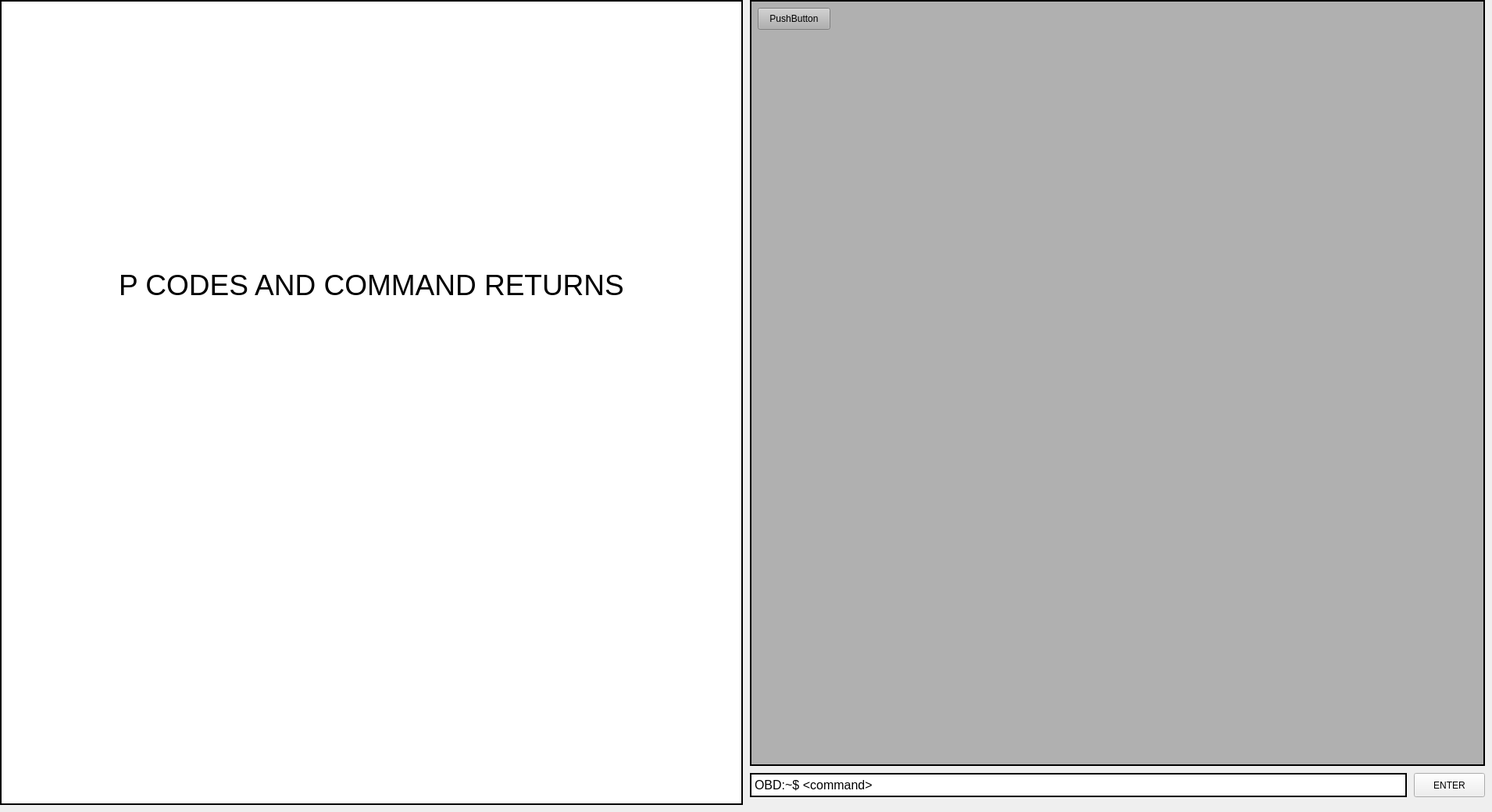
     <widget class="QWidget" name="Diagnostics">
      <widget class="QTextEdit" name="textEdit_6">
       <property name="geometry">
        <rect>
         <x>960</x>
         <y>990</y>
         <width>841</width>
         <height>31</height>
        </rect>
       </property>
       <property name="frameShape">
        <enum>QFrame::Box</enum>
       </property>
       <property name="frameShadow">
        <enum>QFrame::Plain</enum>
       </property>
       <property name="lineWidth">
        <number>2</number>
       </property>
       <property name="html">
        <string>&lt;!DOCTYPE HTML PUBLIC &quot;-//W3C//DTD HTML 4.0//EN&quot; &quot;http://www.w3.org/TR/REC-html40/strict.dtd&quot;&gt;
&lt;html&gt;&lt;head&gt;&lt;meta name=&quot;qrichtext&quot; content=&quot;1&quot; /&gt;&lt;style type=&quot;text/css&quot;&gt;
p, li { white-space: pre-wrap; }
&lt;/style&gt;&lt;/head&gt;&lt;body style=&quot; font-family:'MS Shell Dlg 2'; font-size:8.25pt; font-weight:400; font-style:normal;&quot;&gt;
&lt;p style=&quot; margin-top:0px; margin-bottom:0px; margin-left:0px; margin-right:0px; -qt-block-indent:0; text-indent:0px;&quot;&gt;&lt;span style=&quot; font-size:12pt;&quot;&gt;OBD:~$ &amp;lt;command&amp;gt;&lt;/span&gt;&lt;/p&gt;&lt;/body&gt;&lt;/html&gt;</string>
       </property>
      </widget>
      <widget class="QPushButton" name="pushButton_3">
       <property name="geometry">
        <rect>
         <x>1810</x>
         <y>990</y>
         <width>91</width>
         <height>31</height>
        </rect>
       </property>
       <property name="text">
        <string>ENTER</string>
       </property>
      </widget>
      <widget class="QTextEdit" name="textEdit_5">
       <property name="geometry">
        <rect>
         <x>0</x>
         <y>0</y>
         <width>951</width>
         <height>1031</height>
        </rect>
       </property>
       <property name="styleSheet">
        <string notr="true">background-color: rgb(255, 255, 255);</string>
       </property>
       <property name="frameShape">
        <enum>QFrame::Box</enum>
       </property>
       <property name="frameShadow">
        <enum>QFrame::Plain</enum>
       </property>
       <property name="lineWidth">
        <number>2</number>
       </property>
       <property name="html">
        <string>&lt;!DOCTYPE HTML PUBLIC &quot;-//W3C//DTD HTML 4.0//EN&quot; &quot;http://www.w3.org/TR/REC-html40/strict.dtd&quot;&gt;
&lt;html&gt;&lt;head&gt;&lt;meta name=&quot;qrichtext&quot; content=&quot;1&quot; /&gt;&lt;style type=&quot;text/css&quot;&gt;
p, li { white-space: pre-wrap; }
&lt;/style&gt;&lt;/head&gt;&lt;body style=&quot; font-family:'MS Shell Dlg 2'; font-size:8.25pt; font-weight:400; font-style:normal;&quot;&gt;
&lt;p align=&quot;center&quot; style=&quot;-qt-paragraph-type:empty; margin-top:0px; margin-bottom:0px; margin-left:0px; margin-right:0px; -qt-block-indent:0; text-indent:0px; font-size:7.8pt;&quot;&gt;&lt;br /&gt;&lt;/p&gt;
&lt;p align=&quot;center&quot; style=&quot;-qt-paragraph-type:empty; margin-top:0px; margin-bottom:0px; margin-left:0px; margin-right:0px; -qt-block-indent:0; text-indent:0px; font-size:7.8pt;&quot;&gt;&lt;br /&gt;&lt;/p&gt;
&lt;p align=&quot;center&quot; style=&quot;-qt-paragraph-type:empty; margin-top:0px; margin-bottom:0px; margin-left:0px; margin-right:0px; -qt-block-indent:0; text-indent:0px; font-size:7.8pt;&quot;&gt;&lt;br /&gt;&lt;/p&gt;
&lt;p align=&quot;center&quot; style=&quot;-qt-paragraph-type:empty; margin-top:0px; margin-bottom:0px; margin-left:0px; margin-right:0px; -qt-block-indent:0; text-indent:0px; font-size:7.8pt;&quot;&gt;&lt;br /&gt;&lt;/p&gt;
&lt;p align=&quot;center&quot; style=&quot;-qt-paragraph-type:empty; margin-top:0px; margin-bottom:0px; margin-left:0px; margin-right:0px; -qt-block-indent:0; text-indent:0px; font-size:7.8pt;&quot;&gt;&lt;br /&gt;&lt;/p&gt;
&lt;p align=&quot;center&quot; style=&quot;-qt-paragraph-type:empty; margin-top:0px; margin-bottom:0px; margin-left:0px; margin-right:0px; -qt-block-indent:0; text-indent:0px; font-size:7.8pt;&quot;&gt;&lt;br /&gt;&lt;/p&gt;
&lt;p align=&quot;center&quot; style=&quot;-qt-paragraph-type:empty; margin-top:0px; margin-bottom:0px; margin-left:0px; margin-right:0px; -qt-block-indent:0; text-indent:0px; font-size:7.8pt;&quot;&gt;&lt;br /&gt;&lt;/p&gt;
&lt;p align=&quot;center&quot; style=&quot;-qt-paragraph-type:empty; margin-top:0px; margin-bottom:0px; margin-left:0px; margin-right:0px; -qt-block-indent:0; text-indent:0px; font-size:7.8pt;&quot;&gt;&lt;br /&gt;&lt;/p&gt;
&lt;p align=&quot;center&quot; style=&quot;-qt-paragraph-type:empty; margin-top:0px; margin-bottom:0px; margin-left:0px; margin-right:0px; -qt-block-indent:0; text-indent:0px; font-size:7.8pt;&quot;&gt;&lt;br /&gt;&lt;/p&gt;
&lt;p align=&quot;center&quot; style=&quot;-qt-paragraph-type:empty; margin-top:0px; margin-bottom:0px; margin-left:0px; margin-right:0px; -qt-block-indent:0; text-indent:0px; font-size:7.8pt;&quot;&gt;&lt;br /&gt;&lt;/p&gt;
&lt;p align=&quot;center&quot; style=&quot;-qt-paragraph-type:empty; margin-top:0px; margin-bottom:0px; margin-left:0px; margin-right:0px; -qt-block-indent:0; text-indent:0px; font-size:7.8pt;&quot;&gt;&lt;br /&gt;&lt;/p&gt;
&lt;p align=&quot;center&quot; style=&quot;-qt-paragraph-type:empty; margin-top:0px; margin-bottom:0px; margin-left:0px; margin-right:0px; -qt-block-indent:0; text-indent:0px; font-size:7.8pt;&quot;&gt;&lt;br /&gt;&lt;/p&gt;
&lt;p align=&quot;center&quot; style=&quot;-qt-paragraph-type:empty; margin-top:0px; margin-bottom:0px; margin-left:0px; margin-right:0px; -qt-block-indent:0; text-indent:0px; font-size:7.8pt;&quot;&gt;&lt;br /&gt;&lt;/p&gt;
&lt;p align=&quot;center&quot; style=&quot;-qt-paragraph-type:empty; margin-top:0px; margin-bottom:0px; margin-left:0px; margin-right:0px; -qt-block-indent:0; text-indent:0px; font-size:7.8pt;&quot;&gt;&lt;br /&gt;&lt;/p&gt;
&lt;p align=&quot;center&quot; style=&quot;-qt-paragraph-type:empty; margin-top:0px; margin-bottom:0px; margin-left:0px; margin-right:0px; -qt-block-indent:0; text-indent:0px; font-size:7.8pt;&quot;&gt;&lt;br /&gt;&lt;/p&gt;
&lt;p align=&quot;center&quot; style=&quot;-qt-paragraph-type:empty; margin-top:0px; margin-bottom:0px; margin-left:0px; margin-right:0px; -qt-block-indent:0; text-indent:0px; font-size:7.8pt;&quot;&gt;&lt;br /&gt;&lt;/p&gt;
&lt;p align=&quot;center&quot; style=&quot;-qt-paragraph-type:empty; margin-top:0px; margin-bottom:0px; margin-left:0px; margin-right:0px; -qt-block-indent:0; text-indent:0px; font-size:7.8pt;&quot;&gt;&lt;br /&gt;&lt;/p&gt;
&lt;p align=&quot;center&quot; style=&quot;-qt-paragraph-type:empty; margin-top:0px; margin-bottom:0px; margin-left:0px; margin-right:0px; -qt-block-indent:0; text-indent:0px; font-size:7.8pt;&quot;&gt;&lt;br /&gt;&lt;/p&gt;
&lt;p align=&quot;center&quot; style=&quot;-qt-paragraph-type:empty; margin-top:0px; margin-bottom:0px; margin-left:0px; margin-right:0px; -qt-block-indent:0; text-indent:0px; font-size:7.8pt;&quot;&gt;&lt;br /&gt;&lt;/p&gt;
&lt;p align=&quot;center&quot; style=&quot;-qt-paragraph-type:empty; margin-top:0px; margin-bottom:0px; margin-left:0px; margin-right:0px; -qt-block-indent:0; text-indent:0px; font-size:7.8pt;&quot;&gt;&lt;br /&gt;&lt;/p&gt;
&lt;p align=&quot;center&quot; style=&quot;-qt-paragraph-type:empty; margin-top:0px; margin-bottom:0px; margin-left:0px; margin-right:0px; -qt-block-indent:0; text-indent:0px; font-size:7.8pt;&quot;&gt;&lt;br /&gt;&lt;/p&gt;
&lt;p align=&quot;center&quot; style=&quot;-qt-paragraph-type:empty; margin-top:0px; margin-bottom:0px; margin-left:0px; margin-right:0px; -qt-block-indent:0; text-indent:0px; font-size:7.8pt;&quot;&gt;&lt;br /&gt;&lt;/p&gt;
&lt;p align=&quot;center&quot; style=&quot;-qt-paragraph-type:empty; margin-top:0px; margin-bottom:0px; margin-left:0px; margin-right:0px; -qt-block-indent:0; text-indent:0px; font-size:7.8pt;&quot;&gt;&lt;br /&gt;&lt;/p&gt;
&lt;p align=&quot;center&quot; style=&quot;-qt-paragraph-type:empty; margin-top:0px; margin-bottom:0px; margin-left:0px; margin-right:0px; -qt-block-indent:0; text-indent:0px; font-size:7.8pt;&quot;&gt;&lt;br /&gt;&lt;/p&gt;
&lt;p align=&quot;center&quot; style=&quot;-qt-paragraph-type:empty; margin-top:0px; margin-bottom:0px; margin-left:0px; margin-right:0px; -qt-block-indent:0; text-indent:0px; font-size:7.8pt;&quot;&gt;&lt;br /&gt;&lt;/p&gt;
&lt;p align=&quot;center&quot; style=&quot;-qt-paragraph-type:empty; margin-top:0px; margin-bottom:0px; margin-left:0px; margin-right:0px; -qt-block-indent:0; text-indent:0px; font-size:7.8pt;&quot;&gt;&lt;br /&gt;&lt;/p&gt;
&lt;p align=&quot;center&quot; style=&quot; margin-top:0px; margin-bottom:0px; margin-left:0px; margin-right:0px; -qt-block-indent:0; text-indent:0px;&quot;&gt;&lt;span style=&quot; font-size:28pt;&quot;&gt;P CODES AND COMMAND RETURNS&lt;/span&gt;&lt;/p&gt;&lt;/body&gt;&lt;/html&gt;</string>
       </property>
      </widget>
      <widget class="QFrame" name="frame_3">
       <property name="geometry">
        <rect>
         <x>960</x>
         <y>0</y>
         <width>941</width>
         <height>981</height>
        </rect>
       </property>
       <property name="styleSheet">
        <string notr="true">background-color: rgb(176, 176, 176);</string>
       </property>
       <property name="frameShape">
        <enum>QFrame::Box</enum>
       </property>
       <property name="frameShadow">
        <enum>QFrame::Plain</enum>
       </property>
       <property name="lineWidth">
        <number>2</number>
       </property>
       <widget class="QPushButton" name="pushButton_2">
        <property name="geometry">
         <rect>
          <x>10</x>
          <y>10</y>
          <width>93</width>
          <height>28</height>
         </rect>
        </property>
        <property name="text">
         <string>PushButton</string>
        </property>
       </widget>
      </widget>
     </widget>
